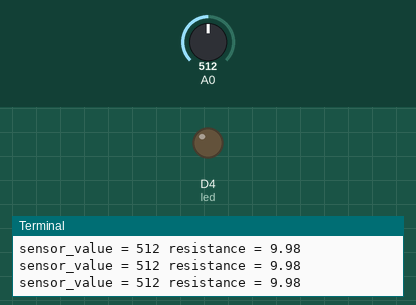
Simulated run of this program. Board: Raspberry Pi (BCM pin numbers) with a GrovePi and a Grove Base HAT. Parts: output pins drawn as LEDs (lit = HIGH), the last lines printed to the terminal. The test bench sets the inputs (shaded band); at power-on: A0 = 512 (analog values on the 0–1023 scale).

Above: at 1.2 s.
1.3 s: A0 set to 503
At 2.1 s:
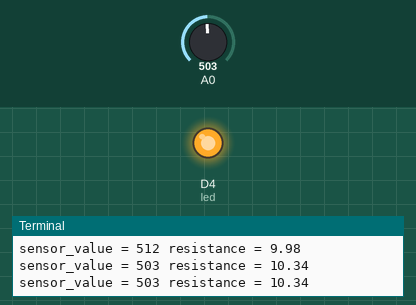
3.0 s: A0 set to 716
At 3.6 s:
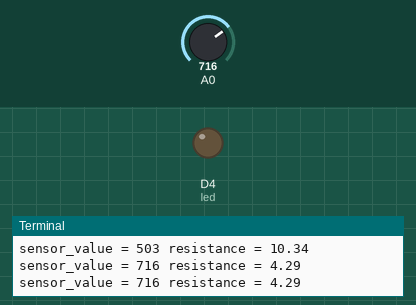
4.5 s: A0 set to 511
At 5.2 s:
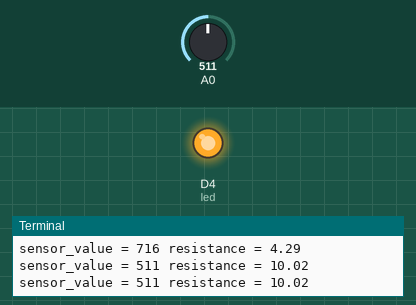
Timing chart, 0 to 7.5 s (numbered marks = the images above; inputs shaded):
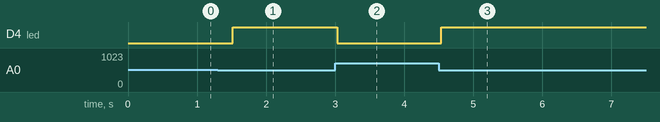

The program:

grove_light_sensor.py
```python
#!/usr/bin/env python
#
# GrovePi Example for using the Grove Light Sensor and the LED together to turn the LED On and OFF if the background light is greater than a threshold.
# Modules:
# 	http://www.seeedstudio.com/wiki/Grove_-_Light_Sensor
# 	http://www.seeedstudio.com/wiki/Grove_-_LED_Socket_Kit
#
# The GrovePi connects the Raspberry Pi and Grove sensors.  You can learn more about GrovePi here:  http://www.dexterindustries.com/GrovePi
#
# Have a question about this example?  Ask on the forums here:  http://forum.dexterindustries.com/c/grovepi
#
'''
## License

The MIT License (MIT)

GrovePi for the Raspberry Pi: an open source platform for connecting Grove Sensors to the Raspberry Pi.
Copyright (C) 2017  Dexter Industries

Permission is hereby granted, free of charge, to any person obtaining a copy
of this software and associated documentation files (the "Software"), to deal
in the Software without restriction, including without limitation the rights
to use, copy, modify, merge, publish, distribute, sublicense, and/or sell
copies of the Software, and to permit persons to whom the Software is
furnished to do so, subject to the following conditions:

The above copyright notice and this permission notice shall be included in
all copies or substantial portions of the Software.

THE SOFTWARE IS PROVIDED "AS IS", WITHOUT WARRANTY OF ANY KIND, EXPRESS OR
IMPLIED, INCLUDING BUT NOT LIMITED TO THE WARRANTIES OF MERCHANTABILITY,
FITNESS FOR A PARTICULAR PURPOSE AND NONINFRINGEMENT. IN NO EVENT SHALL THE
AUTHORS OR COPYRIGHT HOLDERS BE LIABLE FOR ANY CLAIM, DAMAGES OR OTHER
LIABILITY, WHETHER IN AN ACTION OF CONTRACT, TORT OR OTHERWISE, ARISING FROM,
OUT OF OR IN CONNECTION WITH THE SOFTWARE OR THE USE OR OTHER DEALINGS IN
THE SOFTWARE.
'''

import time
import grovepi

# Connect the Grove Light Sensor to analog port A0
# SIG,NC,VCC,GND
light_sensor = 0

# Connect the LED to digital port D4
# SIG,NC,VCC,GND
led = 4

# Turn on LED once sensor exceeds threshold resistance
threshold = 10

grovepi.pinMode(light_sensor,"INPUT")
grovepi.pinMode(led,"OUTPUT")

while True:
    try:
        # Get sensor value
        sensor_value = grovepi.analogRead(light_sensor)

        # Calculate resistance of sensor in K
        resistance = (float)(1023 - sensor_value) * 10 / sensor_value

        if resistance > threshold:
            # Send HIGH to switch on LED
            grovepi.digitalWrite(led,1)
        else:
            # Send LOW to switch off LED
            grovepi.digitalWrite(led,0)

        print("sensor_value = %d resistance = %.2f" %(sensor_value,  resistance))
        time.sleep(.5)

    except IOError:
        print ("Error")
```

Measured:
- the behaviour switches between 512 and 511 on A0 (found by bisection; images 0 and 1)
- after the input at 1.3 s, D4 (led): LOW → HIGH after 0.22 s
- after the input at 3.0 s, D4 (led): HIGH → LOW at once
- after the input at 4.5 s, D4 (led): LOW → HIGH at once
